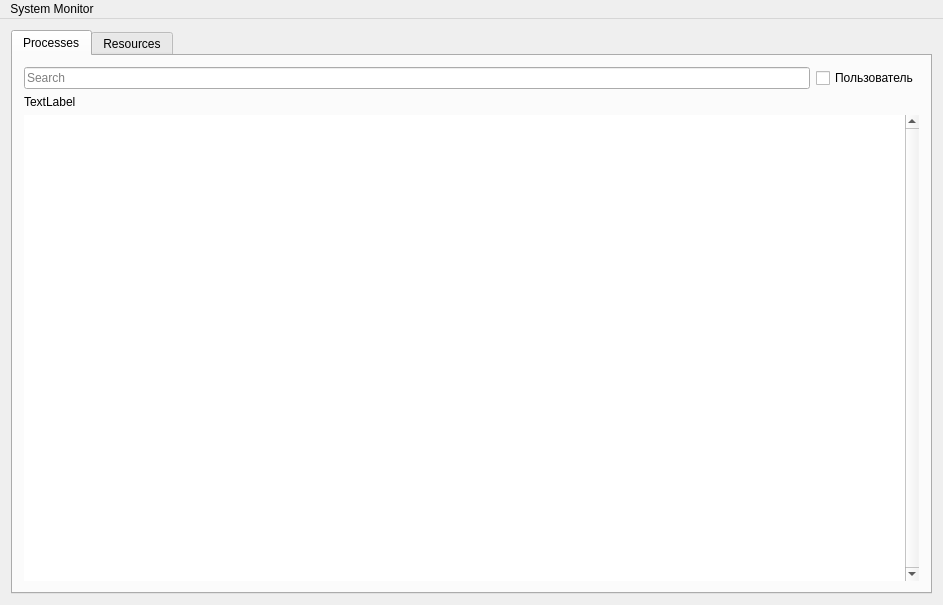
<?xml version="1.0" encoding="UTF-8"?>
<ui version="4.0">
 <class>MainWindow</class>
 <widget class="QMainWindow" name="MainWindow">
  <property name="geometry">
   <rect>
    <x>0</x>
    <y>0</y>
    <width>943</width>
    <height>605</height>
   </rect>
  </property>
  <property name="sizePolicy">
   <sizepolicy hsizetype="MinimumExpanding" vsizetype="MinimumExpanding">
    <horstretch>0</horstretch>
    <verstretch>0</verstretch>
   </sizepolicy>
  </property>
  <property name="windowTitle">
   <string>System Monitor</string>
  </property>
  <widget class="QWidget" name="centralWidget">
   <layout class="QGridLayout" name="gridLayout_3">
    <item row="0" column="0">
     <widget class="QTabWidget" name="tabWidgetMain">
      <property name="enabled">
       <bool>true</bool>
      </property>
      <property name="currentIndex">
       <number>0</number>
      </property>
      <widget class="QWidget" name="tabProcesses">
       <property name="sizePolicy">
        <sizepolicy hsizetype="Preferred" vsizetype="Preferred">
         <horstretch>0</horstretch>
         <verstretch>0</verstretch>
        </sizepolicy>
       </property>
       <attribute name="title">
        <string>Processes</string>
       </attribute>
       <layout class="QGridLayout" name="gridLayout">
        <item row="0" column="0">
         <layout class="QHBoxLayout" name="horizontalLayout_3">
          <item>
           <widget class="QLineEdit" name="processesSearchField">
            <property name="text">
             <string/>
            </property>
            <property name="placeholderText">
             <string>Search</string>
            </property>
            <property name="clearButtonEnabled">
             <bool>true</bool>
            </property>
           </widget>
          </item>
          <item>
           <widget class="QCheckBox" name="processesFilterCheckbox">
            <property name="enabled">
             <bool>true</bool>
            </property>
            <property name="text">
             <string>Пользователь</string>
            </property>
           </widget>
          </item>
         </layout>
        </item>
        <item row="2" column="0">
         <widget class="QTableWidget" name="tableProcesses">
          <property name="frameShape">
           <enum>QFrame::NoFrame</enum>
          </property>
          <property name="verticalScrollBarPolicy">
           <enum>Qt::ScrollBarAlwaysOn</enum>
          </property>
          <property name="horizontalScrollBarPolicy">
           <enum>Qt::ScrollBarAsNeeded</enum>
          </property>
          <property name="autoScroll">
           <bool>false</bool>
          </property>
          <property name="editTriggers">
           <set>QAbstractItemView::NoEditTriggers</set>
          </property>
          <property name="selectionMode">
           <enum>QAbstractItemView::SingleSelection</enum>
          </property>
          <property name="selectionBehavior">
           <enum>QAbstractItemView::SelectRows</enum>
          </property>
          <property name="showGrid">
           <bool>false</bool>
          </property>
          <property name="sortingEnabled">
           <bool>true</bool>
          </property>
          <attribute name="horizontalHeaderCascadingSectionResizes">
           <bool>true</bool>
          </attribute>
          <attribute name="horizontalHeaderStretchLastSection">
           <bool>true</bool>
          </attribute>
          <attribute name="verticalHeaderStretchLastSection">
           <bool>false</bool>
          </attribute>
         </widget>
        </item>
        <item row="1" column="0">
         <widget class="QLabel" name="loadAvgLabel">
          <property name="text">
           <string>TextLabel</string>
          </property>
         </widget>
        </item>
       </layout>
      </widget>
      <widget class="QWidget" name="tabResources">
       <attribute name="title">
        <string>Resources</string>
       </attribute>
       <layout class="QGridLayout" name="gridLayout_2">
        <item row="12" column="0">
         <layout class="QVBoxLayout" name="verticalLayout_4">
          <property name="sizeConstraint">
           <enum>QLayout::SetMinimumSize</enum>
          </property>
         </layout>
        </item>
        <item row="11" column="0">
         <layout class="QVBoxLayout" name="verticalLayout_2">
          <property name="sizeConstraint">
           <enum>QLayout::SetMinimumSize</enum>
          </property>
          <item>
           <layout class="QHBoxLayout" name="horizontalLayout_2">
            <item>
             <widget class="QLabel" name="swapTextLabel">
              <property name="minimumSize">
               <size>
                <width>49</width>
                <height>22</height>
               </size>
              </property>
              <property name="text">
               <string>Swap</string>
              </property>
             </widget>
            </item>
            <item>
             <widget class="QProgressBar" name="swapBar">
              <property name="value">
               <number>24</number>
              </property>
             </widget>
            </item>
           </layout>
          </item>
          <item alignment="Qt::AlignHCenter|Qt::AlignTop">
           <widget class="QLabel" name="swapLabel">
            <property name="text">
             <string>TextLabel</string>
            </property>
           </widget>
          </item>
         </layout>
        </item>
        <item row="1" column="0">
         <spacer name="verticalSpacer">
          <property name="orientation">
           <enum>Qt::Vertical</enum>
          </property>
          <property name="sizeType">
           <enum>QSizePolicy::Maximum</enum>
          </property>
          <property name="sizeHint" stdset="0">
           <size>
            <width>20</width>
            <height>20</height>
           </size>
          </property>
         </spacer>
        </item>
        <item row="2" column="0">
         <layout class="QVBoxLayout" name="verticalLayout">
          <property name="sizeConstraint">
           <enum>QLayout::SetMinimumSize</enum>
          </property>
          <item>
           <layout class="QHBoxLayout" name="horizontalLayout">
            <item>
             <widget class="QLabel" name="memTextLabel">
              <property name="text">
               <string>Memory</string>
              </property>
             </widget>
            </item>
            <item>
             <widget class="QProgressBar" name="memoryBar">
              <property name="value">
               <number>24</number>
              </property>
             </widget>
            </item>
           </layout>
          </item>
          <item alignment="Qt::AlignHCenter|Qt::AlignTop">
           <widget class="QLabel" name="memoryLabel">
            <property name="sizePolicy">
             <sizepolicy hsizetype="Preferred" vsizetype="Preferred">
              <horstretch>0</horstretch>
              <verstretch>0</verstretch>
             </sizepolicy>
            </property>
            <property name="text">
             <string>TextLabel</string>
            </property>
            <property name="indent">
             <number>-1</number>
            </property>
           </widget>
          </item>
         </layout>
        </item>
        <item row="0" column="0">
         <layout class="QVBoxLayout" name="verticalLayout_5">
          <property name="sizeConstraint">
           <enum>QLayout::SetMinimumSize</enum>
          </property>
          <item>
           <widget class="QLabel" name="label">
            <property name="text">
             <string>CPU History</string>
            </property>
           </widget>
          </item>
          <item>
           <widget class="QCustomPlot" name="cpuPlot" native="true">
            <property name="sizePolicy">
             <sizepolicy hsizetype="Preferred" vsizetype="Expanding">
              <horstretch>0</horstretch>
              <verstretch>0</verstretch>
             </sizepolicy>
            </property>
            <property name="minimumSize">
             <size>
              <width>0</width>
              <height>100</height>
             </size>
            </property>
           </widget>
          </item>
          <item>
           <layout class="QHBoxLayout" name="horizontalLayout_7">
            <property name="sizeConstraint">
             <enum>QLayout::SetMinAndMaxSize</enum>
            </property>
            <item>
             <spacer name="horizontalSpacer_2">
              <property name="orientation">
               <enum>Qt::Horizontal</enum>
              </property>
              <property name="sizeType">
               <enum>QSizePolicy::Fixed</enum>
              </property>
              <property name="sizeHint" stdset="0">
               <size>
                <width>40</width>
                <height>20</height>
               </size>
              </property>
             </spacer>
            </item>
            <item>
             <layout class="QGridLayout" name="cpuInfoArea">
              <property name="sizeConstraint">
               <enum>QLayout::SetNoConstraint</enum>
              </property>
             </layout>
            </item>
            <item>
             <spacer name="horizontalSpacer">
              <property name="orientation">
               <enum>Qt::Horizontal</enum>
              </property>
              <property name="sizeType">
               <enum>QSizePolicy::Fixed</enum>
              </property>
              <property name="sizeHint" stdset="0">
               <size>
                <width>40</width>
                <height>20</height>
               </size>
              </property>
             </spacer>
            </item>
           </layout>
          </item>
         </layout>
        </item>
       </layout>
      </widget>
     </widget>
    </item>
   </layout>
  </widget>
  <widget class="QMenuBar" name="menuBar">
   <property name="geometry">
    <rect>
     <x>0</x>
     <y>0</y>
     <width>943</width>
     <height>20</height>
    </rect>
   </property>
   <widget class="QMenu" name="menuSystem_Monitor">
    <property name="title">
     <string>System Monitor</string>
    </property>
    <addaction name="actionQuit"/>
   </widget>
   <addaction name="menuSystem_Monitor"/>
  </widget>
  <action name="actionQuit">
   <property name="text">
    <string>Quit</string>
   </property>
  </action>
 </widget>
 <layoutdefault spacing="6" margin="11"/>
 <customwidgets>
  <customwidget>
   <class>QCustomPlot</class>
   <extends>QWidget</extends>
   <header>qcustomplot.h</header>
   <container>1</container>
  </customwidget>
 </customwidgets>
 <resources/>
 <connections/>
</ui>
